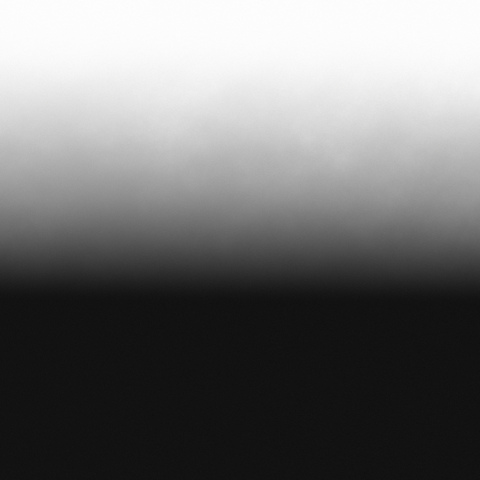
%> input picture images/white.jpeg, 480 x 480 px
$ octave nextlevel.m   (GNU Octave 9; MATLAB toolbox functions it lacks are replaced by stand-ins)
%> lines starting %> are read from the running program, lines starting %| are printed output that depends on the picture; in (x1, y1, x2, y2) boxes, pixels count from 0 and x2, y2 are one past the last pixel; in counts of white or black regions, pixels touching at a corner belong together; the program's own positions count from 1
%uiopen('/Users/vamshi/Desktop/3b experiment/white.jpeg',1)
%liver =double(imread('white.jpeg'));
whit = imread('white.jpeg');
%> whit is the input picture: size 480x480x3 uint8; mean R, G, B 113.8, 113.8, 113.8
white =rgb2gray(whit);
[x, y] = size(white)
%> x = 480; y = 480
xx = x.*rand(200,1)
yy = y.*rand(200,1)
imshow(white)
hold on
voronoi(xx,yy)
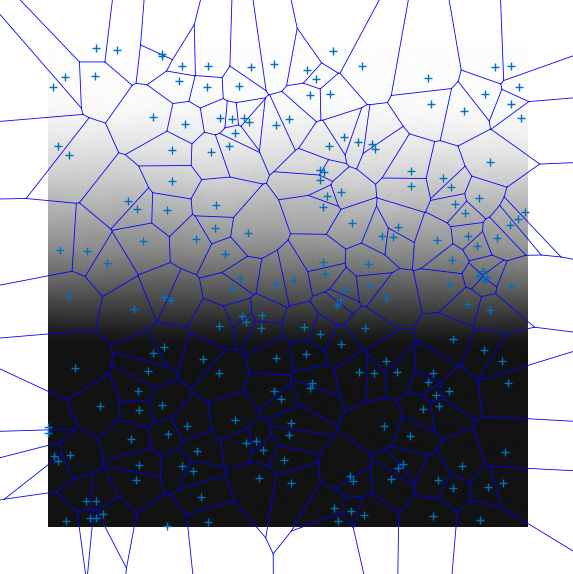
%> figure redrawn from the program's plot data
for i = 2
    xx(:,i) = yy(:,i-1)
end

[v,c] = voronoin([xx])

for i = 1:length(c)
    disp(c{i})

end
for i = 1:length(c{1})
        m = c{1}(1,i);
        vx(i) = v(m,1);
        vy(i) = v(m,2);
end
%> after the loop, vx = [422.2 415.5 405.9 373.7 414.9 421.6]; vy = [214.2 203.2 197.1 222.1 227.1 216.2]
BW = roipoly(white,vx,vy);
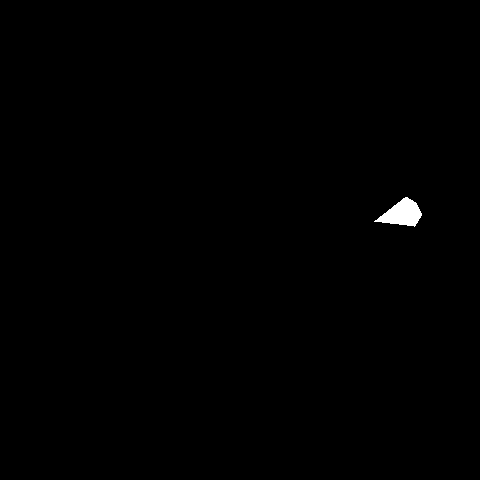
%> BW: size 480x480 logical; 0.35% white; 1 white region, box (x1, y1, x2, y2) and area: (374, 197, 422, 227) 801
Inew = white.*uint8(BW);
%hold on
figure,imshow(Inew)
Ineww = Inew(Inew > 0);
%> Ineww = 801 values, max 149 at index 382, min 111 at index 704, mean 128.1
figure,imhist(Ineww)
%> after `imhist(Ineww)`:
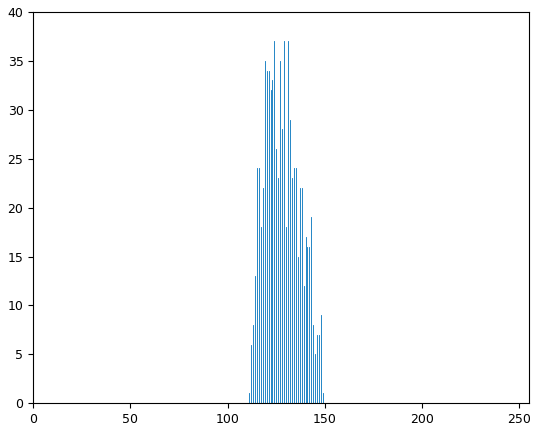
%> figure redrawn from the program's plot data; highest point at x = 124, y = 37
%imhist(Inew)
numberOfPixels = numel(Ineww)
%> numberOfPixels = 801

%sumofpixel = sum(Inew)
neww = Ineww <=200;
%> neww = 801 logical values, 801 true
noofpixelsless = sum(neww(:))
%> noofpixelsless = 801

new = Ineww >=200;
%> new = 801 logical values, 0 true
noofpixlesgreater = sum(new(:))
%> noofpixlesgreater = 0

percentageles = noofpixelsless/numberOfPixels*100
%> percentageles = 100

percentagegreater = noofpixlesgreater/numberOfPixels*100
%> percentagegreater = 0


if percentagegreater > 60
    fprintf('outersell')
    x= 'outercell';
elseif  percentagegreater > 40
    fprintf('boader cell')
    x = 'boadercell';
else
    fprintf('inner cell')
    x = 'innercell';
end
for i = 1:length(c{i})
    j = i +1;
    m = c{1}(1,i);
    vx(i) = v(m,1);
    vy(i) = v(m,2);
    mx(i) = (vx(i)+vx(j))/2;
    if i == length(c{i})
        j =1;
        mx(i) = (vx(i)+vx(j))/2;
    end
end
